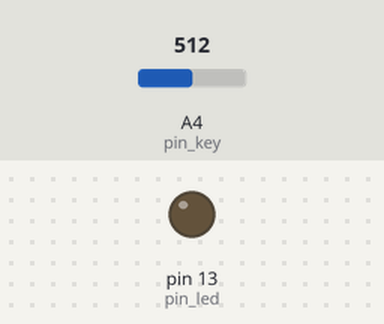
Recording of a sketch running on a simulated Arduino Uno, built with avr-gcc and run on an emulated ATmega328P. Parts: output pins drawn as LEDs (lit = HIGH). The test bench sets the inputs (shaded band); at power-on: A4 (pin_key) = 512.

Above: at 1.2 s.
1.3 s: A4 (pin_key) set to 986
2.8 s: A4 (pin_key) set to 1007
At 4.0 s:
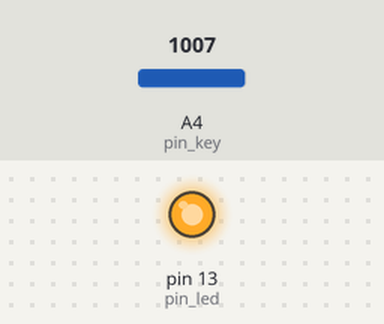
4.3 s: A4 (pin_key) set to 990
At 5.5 s:
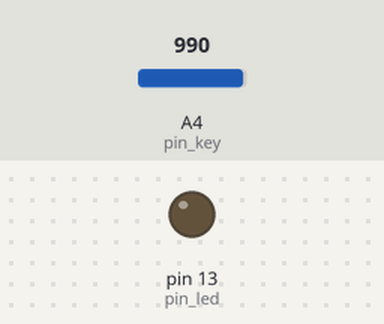
5.8 s: A4 (pin_key) set to 1010
At 6.2 s:
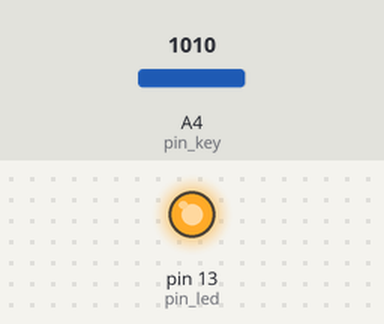
Timing chart, 0 to 8.3 s (numbered marks = the images above; inputs shaded):
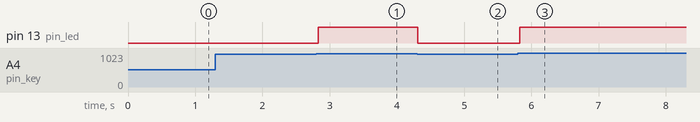

Measured:
- the behaviour switches between 1000 and 1001 on A4 (pin_key) (found by bisection; images 0 and 1)
- after the input at 1.3 s, every drawn part: stays the same
- after the input at 2.8 s, pin 13 (pin_led): LOW → HIGH at once
- after the input at 4.3 s, pin 13 (pin_led): HIGH → LOW at once
- after the input at 5.8 s, pin 13 (pin_led): LOW → HIGH at once

The sketch:

button.ino
```cpp
//button - A4
//Add pull-down resistor between PIN_KEY and GND.
//Add capacitance between VCC and PIN_KEY.

int pin_led = 13;
int pin_key = A4;

int value = 0;

void setup()
{
  pinMode(pin_led, OUTPUT);
}
void loop()
{
  value = analogRead(pin_key); //read analog input data from pin_key.

  if(value > 1000) // if value > 1000(4.88V), it means button pushed.
  {
    delay(30);  //delay some time for debounces.
    value = analogRead(pin_key);
    if(value > 1000)
      digitalWrite(pin_led, HIGH);
    else
      digitalWrite(pin_led,LOW);
  }
  else
    digitalWrite(pin_led,LOW);
}
```
